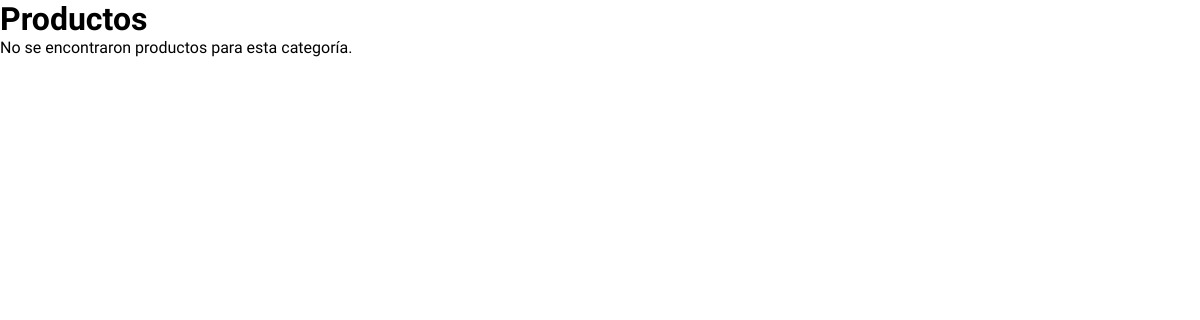
The page /despensafabi/productos/ on the database as committed earlier.
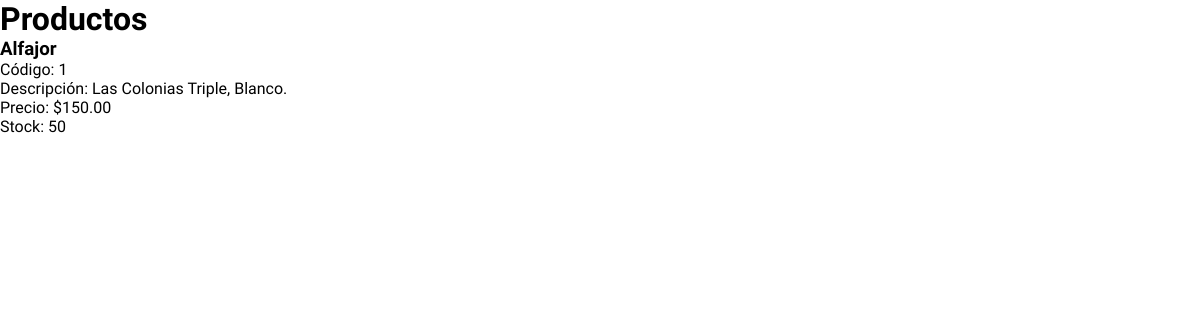
The same page on the database as committed later.
### DespensaFabi/models.py (models this page shows, shortened)
class Producto(models.Model):
    CATEGORIAS_CHOICES = [
        ('enlatados', 'Enlatados'),
        ('bebidas', 'Bebidas'),
        ('jugos', 'Jugos'),
        ('limpieza', 'Limpieza'),
        ('comestibles', 'Comestibles'),
        ('lacteos', 'Lacteos'),
        ('cocina', 'Cocina'),
        ('fiambres', 'Fiambres'),
        ('mayoreo', 'Mayoreo'),
        ('otros', 'Otros')
    ]
    codigo = models.IntegerField(unique=True)
    nombre = models.CharField(max_length=100)
    descripcion = models.TextField()
    precio = models.DecimalField(max_digits=10, decimal_places=2)
    stock = models.PositiveIntegerField()
    categoria = models.CharField(max_length=20, choices=CATEGORIAS_CHOICES, default='comestibles')
    image = models.ImageField(upload_to='productos', null=True, blank=True)
    class Meta:
        verbose_name_plural = "Productos"

### DespensaFabi/views.py (the view)
# urls.py: path('productos/', Productos, name='productos'),
def Productos(request):
    categorias = ['comestibles', 'enlatados', 'desayuno', 'limpieza', 'bebidas', 'otros']
    productos = Producto.objects.all()
    categoria_seleccionada = request.GET.get('categoria')
    if categoria_seleccionada:
        productos = productos.filter(categoria=categoria_seleccionada)
    context = {
        'productos': productos,
        'categorias': categorias,
    }
    return render(request, "AppDespensaFabi/productos.html", context)

### DespensaFabi/Templates/AppDespensaFabi/productos.html (shortened to what this page needs)
<!DOCTYPE html>
<html lang="en">
<head>
    {% load static %}
    <link rel="stylesheet" href="{% static 'AppDespensaFabi/css/DesFabiStyles.css' %}">
</head>
<body>
    <div class="container">
        <h1>Productos</h1>
        <div class="productos">
            {% if productos %}
                {% for producto in productos %}
                    <div class="producto">
                        <h3>{{ producto.nombre }}</h3>
                        <p>Código: {{ producto.codigo }}</p>
                        <p>Descripción: {{ producto.descripcion }}</p>
                        <p>Precio: ${{ producto.precio }}</p>
                        <p>Stock: {{ producto.stock }}</p>
                    </div>
                {% endfor %}
            {% else %}
                <p>No se encontraron productos para esta categoría.</p>
            {% endif %}
        </div>
    </div>
</body>
</html>

### DespensaFabi/static/AppDespensaFabi/css/DesFabiStyles.css (style rules this page uses)
* { margin: 0; padding: 0; box-sizing: border-box; font-family: 'Raleway', sans-serif; text-decoration: none; }

Rows that differ between the two databases and show on the page:
added Producto: nombre "Alfajor", codigo "1", descripcion "Las Colonias Triple, Blanco.", precio "150.00", stock "50"
Other text that changed with them:
text no longer shown: "No se encontraron productos para esta categoría."
